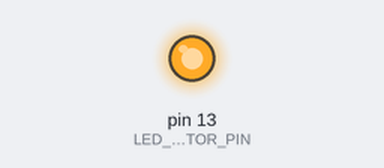
A sketch run on a simulated Arduino Uno, built for the host (arithmetic inside an expression is 32-bit, double 64-bit). Shown: output pins drawn as LEDs (lit = HIGH). WiFi joins after 1.5 s; servers stay silent unless stated.

Above: at 0.1 s.
At 1.9 s:
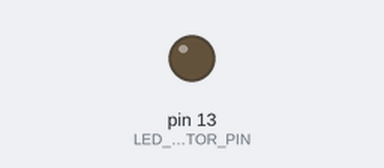
Timing chart, 0 to 3.4 s (numbered marks = the images above):
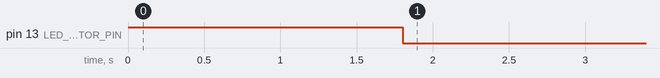

The sketch:

modules_wifi_esp-01s.ino
```cpp
/*
  PIN CONNECTIONS
  -------------------------------
  -------------------------------
  -------------------------------

*/

//= DEFINES ========================================================================================
// Comment this out to disable prints and save space
#define BLYNK_PRINT Serial

// Your ESP8266 baud rate:
#define ESP8266_BAUD 115200

//= INCLUDES =======================================================================================
#include "Secrets.h"

#include <ESP8266_Lib.h>
#include <BlynkSimpleShieldEsp8266.h>

//= CONSTANTS ======================================================================================
const int LED_INDICATOR_PIN = LED_BUILTIN;  // choose the pin for the LED
const char auth[] = BLYNK_AUTH_TOKEN;

// Your WiFi credentials.
// Set password to "" for open networks.
const char ssid[] = WIFI_SSID;
const char pass[] = WIFI_PASSWORD;

//= VARIABLES ======================================================================================
ESP8266 wifi(&Serial);
BlynkTimer timer;

int uptimeCounter;
String someStaticData = "SomeStaticData";

//==================================================================================================
// This function will run every time Blynk connection is established
BLYNK_CONNECTED() {
  Blynk.sendInternal("meta", "set", "Device Model", "ArduinoNano-ESP8266");
  //Blynk.sendInternal("meta", "set", "Model", "ArduinoNano-ESP8266");
  //Blynk.sendInternal("meta", "set", "Serial Number", "AdruNano-SmartVent-001");
  Blynk.sendInternal("meta", "set", "Serial Number", "AdruNano-Blynk-001");
  //
  //get data stored in virtual pin V0 from server
  //Blynk.syncVirtual(V0);

  // Request Blynk server to re-send latest values for all pins
  Blynk.syncAll();
}
//==================================================================================================
// restoring counter from server
BLYNK_WRITE(V0) {
  //restoring int value
  uptimeCounter = param.asInt();
}
//==================================================================================================
void timer_OnTrigger() {
  uptimeCounter++;

  //storing int and string in V0 pin on server
  Blynk.virtualWrite(V0, uptimeCounter);

  //updating value display with uptimeCounter
  //Blynk.virtualWrite(V1, uptimeCounter);
}
//==================================================================================================
//**************************************************************************************************
void setup()
{
  // Debug console
  //Serial.begin(115200);

  // initialize digital pin LED_INDICATOR_PIN as an output.
  pinMode(LED_INDICATOR_PIN, OUTPUT);
  digitalWrite(LED_INDICATOR_PIN, HIGH);

  // Set ESP8266 baud rate
  //EspSerial.begin(ESP8266_BAUD);
  Serial.begin(ESP8266_BAUD);
  while (!Serial) {
    ; // wait for serial port to connect. Needed for native USB port only
  }

  Blynk.begin(auth, wifi, ssid, pass);
  // You can also specify server:
  //Blynk.begin(auth, wifi, ssid, pass, "blynk.cloud", 80);
  //Blynk.begin(auth, wifi, ssid, pass, IPAddress(192,168,1,100), 8080);

  timer.setInterval(1000L, timer_OnTrigger);

  digitalWrite(LED_INDICATOR_PIN, LOW);
}
//**************************************************************************************************
//==================================================================================================
void loop()
{
  Blynk.run();
  timer.run();
  // You can inject your own code or combine it with other sketches.
  // Check other examples on how to communicate with Blynk. Remember
  // to avoid delay() function!

  delay(30*1000);
}
//==================================================================================================
```

Secrets.h
```cpp
#ifndef _HEADERFILE_SECRETS
#define _HEADERFILE_SECRETS
//==================================================================================================
// Template ID, Device Name and Auth Token are provided by the Blynk.Cloud
// See the Device Info tab, or Template settings
//#define BLYNK_TEMPLATE_ID "TMPLbd69Q8M8"
//#define BLYNK_DEVICE_NAME "Quickstart Template"
#define BLYNK_AUTH_TOKEN "czTd10GWtBcf_q8FH6oY_EfSNY37c6vA"

#define BLYNK_TEMPLATE_ID "TMPL4H99hNvM"
#define BLYNK_DEVICE_NAME "Arduino Wifi"
//------------------------------------------------
#define WIFI_SSID ""
#define WIFI_PASSWORD "";
//------------------------------------------------

//------------------------------------------------
//==================================================================================================
#endif // _HEADERFILE_SECRETS
```
